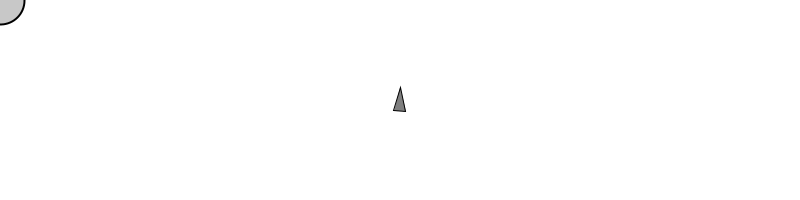
Frame 1 (no input)
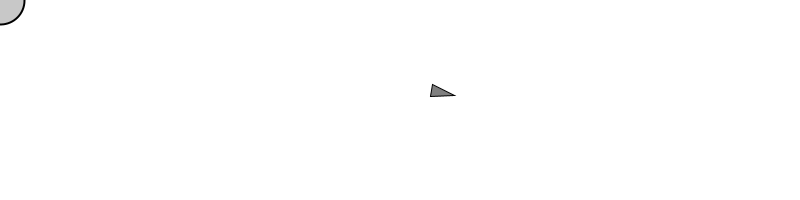
Frame 60 (the mouse pressed at the canvas centre just before this capture)
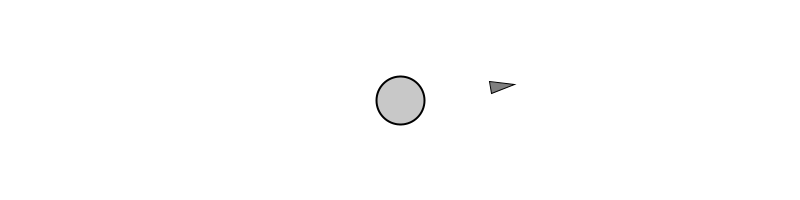
Frame 120 (the mouse held since frame 60 and released just before this capture)

The Processing sketch that drew these frames (run headless with seeded random() and noise(); from frame 60 on, the mouse is pressed at the canvas centre):

// Processing sketch: flee
// ── flee.pde
// Implements Craig Reynold's autonomous steering behaviors
// One vehicle "seeks"
// See: http://www.red3d.com/cwr/

//movers, particles...ahora se llama vehicle!
Vehicle v;

void setup() {
  size(800, 200);
  //lo posicionamos en el centro del escenario...
  v = new Vehicle(width/2, height/2);
  smooth();
}

void draw() {
  background(255);
  //un vector al mouse
  PVector mouse = new PVector(mouseX, mouseY);
  fill(200);
  stroke(0);
  strokeWeight(2);
  //y dibujamos una elipse...
  ellipse(mouse.x, mouse.y, 48, 48);
  //comportamiento...flee!
  v.flee(mouse);
  //update
  v.update();
  //mostrar
  v.display();
}


// ── Vehicle.pde
class Vehicle {
  //los 3 vectores de siempre!
  PVector location;
  PVector velocity;
  PVector acceleration;
  float r;
  //fuerza maxima
  float maxforce;
  //velocidad maxima
  float maxspeed;

  Vehicle(float x, float y) {
    //config inicial
    acceleration = new PVector(0,0);
    velocity = new PVector(0,-2);
    location = new PVector(x,y);
    r = 6;
    maxspeed = 1;
    maxforce = 0.05;
  }

  void update() {
    //lo de siempre...
    velocity.add(acceleration);
    velocity.limit(maxspeed);
    location.add(velocity);
    acceleration.mult(0);
  }
  
  //aplicamos la fuerza...pero miremos que es lo que llega!

  void applyForce(PVector force) {
    acceleration.add(force);
  }

  void flee(PVector target) {
    //vector entre el objeto y la locacion
    PVector desired = PVector.sub(target,location); 
    //si nosotros sabemos que desired es la velocidad deseada para que el objeto llego a destino...
    //en el caso de flee, no seria exactamente lo contrario?
    //asi es! y como invertimos este valor?
    //multiplicandolo por -1 :)
    desired.mult(-1);
    //lo normalizamos
    desired.normalize();
    //lo limitamos en su velocidad
    desired.mult(maxspeed);
    //ahora tenemos lo que necesitamos para crear la fuerza que el mismisimo Reynolds nos indica:
    PVector steer = PVector.sub(desired,velocity);
    //en funcion de como la limitamos, definimos la influencia de dicha fuerza
    steer.limit(maxforce);
    //y la aplicamos :)
    applyForce(steer);
  }
    
  void display() {
    float theta = velocity.heading2D() + PI/2;
    fill(127);
    stroke(0);
    strokeWeight(1);
    pushMatrix();
    translate(location.x,location.y);
    rotate(theta);
    beginShape();
    vertex(0, -r*2);
    vertex(-r, r*2);
    vertex(r, r*2);
    endShape(CLOSE);
    popMatrix();
    
    
  }
}
